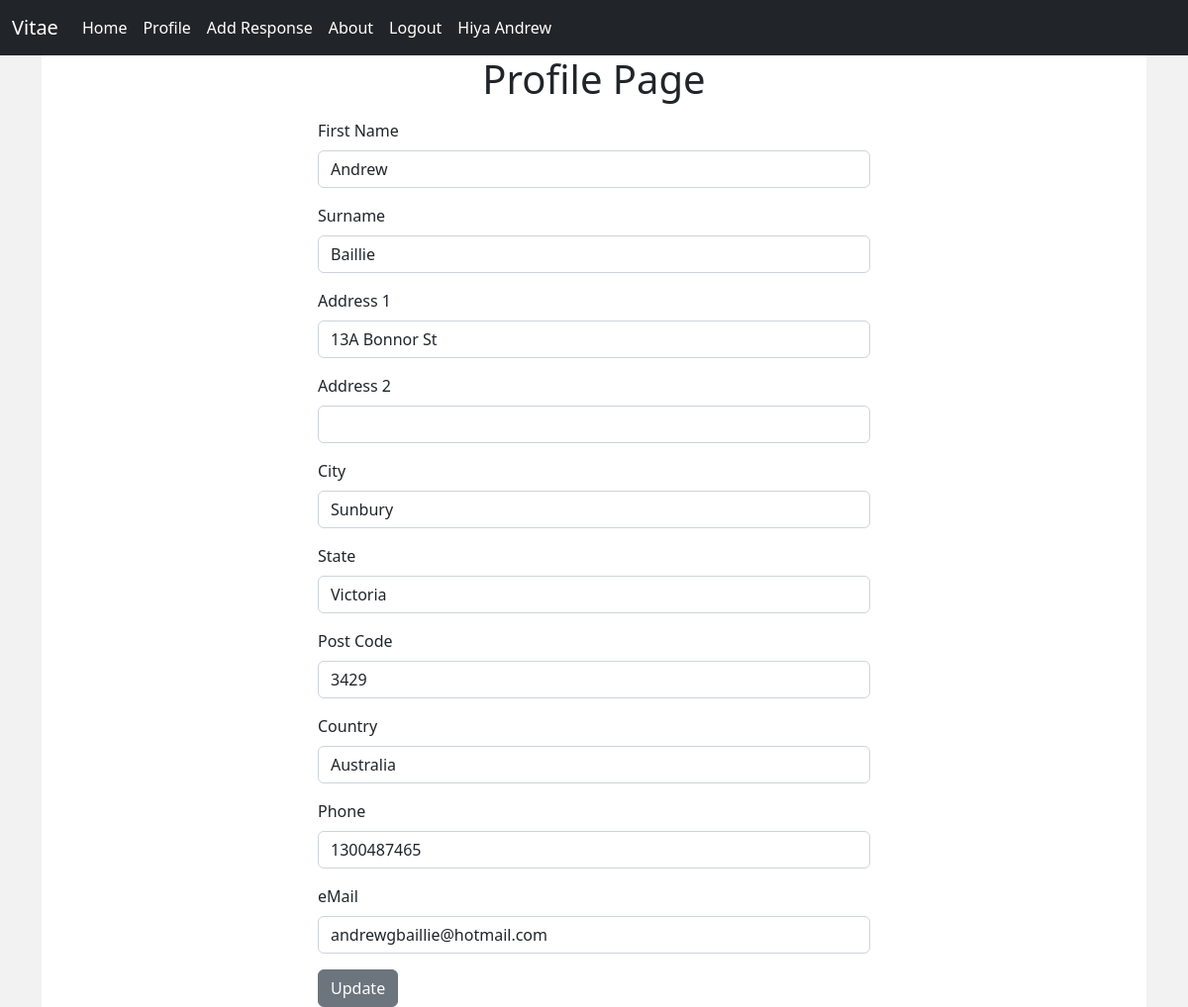
/profile/ (signed in), run on an earlier commit of the app's database.
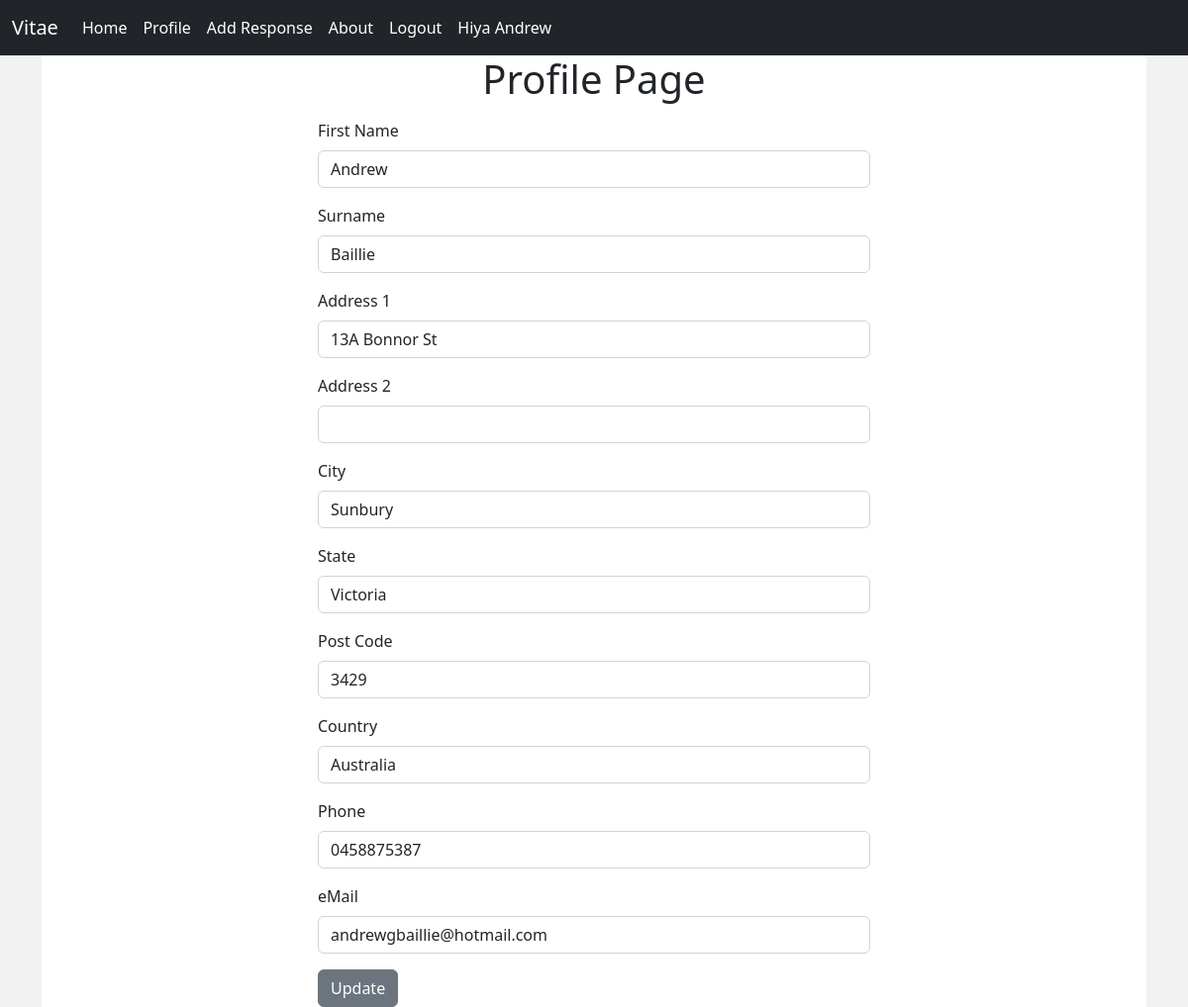
And on a later commit of the database.
### authenticate/models.py (models this page shows, shortened)
class User(AbstractUser):
    address_1 = models.CharField(max_length=256)
    address_2 = models.CharField(max_length=256, blank=True)
    suburb = models.CharField(max_length=100)
    postcode = models.CharField(max_length=10)
    state = models.CharField(max_length=100)
    country = models.CharField(max_length=100)
    phone = models.CharField(max_length=20)
    class Meta:
        verbose_name = 'User'
        verbose_name_plural = 'Users'

### authenticate/views.py (the view)
# urls.py: path('profile/', views.user_profile, name='profile'),
def user_profile(request):
    if request.method == 'POST':
        form = UserForm(request.POST, instance=request.user)
        if form.is_valid():
            form.save()
        print(form)
    return render(request, 'authenticate/profile.html')

### authenticate/templates/authenticate/profile.html (shortened to what this page needs)
{% extends 'authenticate/base.html' %}
{% block content %}
<div class="main-container d-flex">
  <div class="content">
    <h1 class ="text-center"> Profile Page</h1>
    {% if user.is_authenticated %}
    <div class = "col-md-6 offset-md-3">
      <form method ="POST">
          <div class="mt-3 mb-3">
            <label for="Address1" class="form-label">First Name</label>
            <input type="text" class="form-control" value="{{ user.first_name }}" name="first_name">
          </div>
          <div class="mt-3 mb-3">
            <label for="Address1" class="form-label">Surname</label>
            <input type="text" class="form-control" value="{{ user.last_name }}" name="last_name">
          </div>
          <div class="mt-3 mb-3">
            <label for="Address1" class="form-label">Address 1</label>
            <input type="text" class="form-control" value="{{ user.address_1 }}" name="address_1">
          </div>
          <div class="mt-3 mb-3">
            <label for="Address2" class="form-label">Address 2</label>
            <input type="text" class="form-control" value="{{ user.address_2 }}" name="address_2">
          </div>
          <div class="mt-3 mb-3">
            <label for="Suburb" class="form-label">City</label>
            <input type="text" class="form-control" value="{{ user.suburb }}" name="suburb">
          </div>
          <div class="mt-3 mb-3">
            <label for="State" class="form-label">State</label>
            <input type="text" class="form-control" value="{{ user.state }}" name="state">
          </div>
          <div class="mt-3 mb-3">
            <label for="postcode" class="form-label">Post Code</label>
            <input type="text" class="form-control" value="{{ user.postcode }}" name="postcode">
          </div>
          <div class="mt-3 mb-3">
            <label for="Country" class="form-label">Country</label>
            <input type="text" class="form-control" value="{{ user.country }}" name="country">
          </div>
          <div class="mt-3 mb-3">
            <label for="Phone" class="form-label">Phone</label>
            <input type="text" class="form-control" value="{{ user.phone }}" name="phone">
          </div>
          <div class="mt-3 mb-3">
            <label for="eMail" class="form-label">eMail</label>
            <input type="text" class="form-control" value="{{ user.email }}" name="email">
          </div>
          <button type="submit" class="btn btn-secondary">Update</button>
      </form>
  </div class>
    {% endif %}
  </div>
</div>
{% endblock content %}

### authenticate/templates/authenticate/base.html (shortened to what this page needs)
{% load static %}
<!doctype html>
<html lang="en">
<head>
    <link href="https://cdn.jsdelivr.net/npm/bootstrap@5.2.0-beta1/dist/css/bootstrap.min.css" rel="stylesheet"
>
    <link rel="stylesheet" type="text/css" href="{% static 'authenticate/stylehome.css' %}">
</head>
<body>
<nav class="navbar navbar-expand-lg navbar-dark bg-dark">
    <div class="container-fluid">
        <a class="navbar-brand" href="{% url 'home' %}">Vitae</a>
        <div class="collapse navbar-collapse" id="navbarSupportedContent">
            <ul class="navbar-nav ml-auto">
                {% if user.is_authenticated %}
                    <li class="nav-item">
                        <a class="nav-link active" href="{% url 'home' %}">Home</a>
                    </li>
                    <li class="nav-item">
                        <a class="nav-link active" href="{% url 'profile' %}">Profile</a>
                    </li>
                    <li class="nav-item">
                        <a class="nav-link active" href="{% url 'response' %}">Add Response</a>
                    </li>
                    <li class="nav-item">
                        <a class="nav-link active" href="{% url 'about' %}">About</a>
                    </li>
                    <li class="nav-item">
                        <a class="nav-link active" href="{% url 'logout' %}">Logout</a>
                    </li>
                    <li class="nav-item">
                        <a class="nav-link active ml-5">Hiya {{ user.first_name }} </a>
                    </li>
                {% endif %}
            </ul>
        </div>
    </div>
</nav>
<div class="container">
    {% block content %}
    {% endblock content %}
</div>
</body>
</html>

What changed in the data, as far as the page shows it:
changed User "Andrew": phone "1300487465" → "0458875387"
